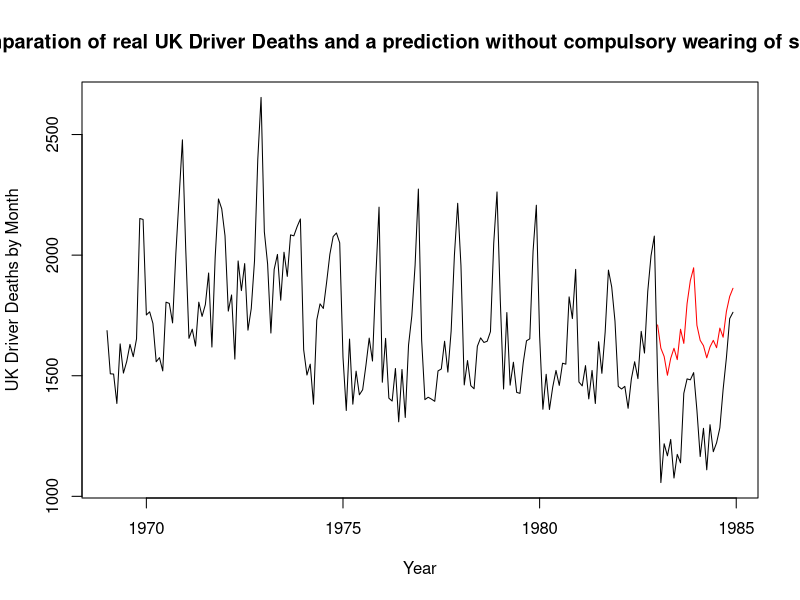

Write the R code that produced this figure.
## ---- chunk 1
library(datasets);library(ggplot2)
require(stats); require(graphics)
        # Obtain Data previous to 1983
        prevData <- window(UKDriverDeaths, end = 1982+11/12)
        # Predict data for then 24 next months
        fit <- arima(prevData, c(1, 0, 0), seasonal = list(order = c(1, 0, 0)))
        z <- predict(fit, n.ahead = 24)
        # Add predict data to plot
        ts.plot(UKDriverDeaths, z$pred,col = c("black", "red"),
                main="Comparation of real UK Driver Deaths and a prediction without compulsory wearing of seat belts", 
	        xlab="Year", ylab="UK Driver Deaths by Month")
